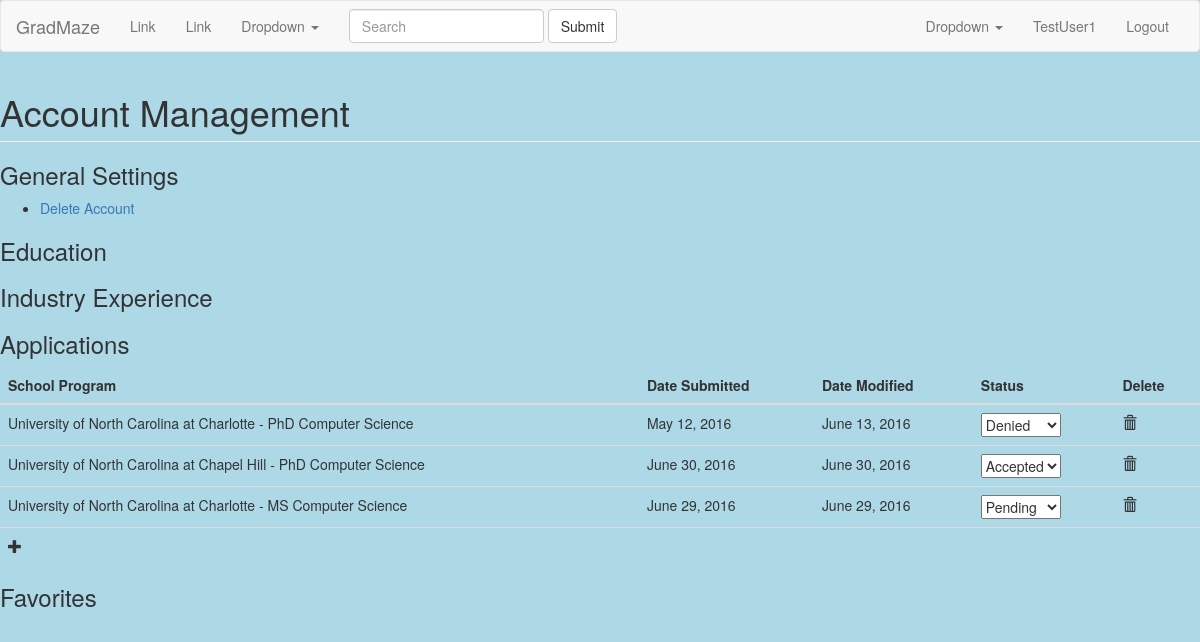
Screenshot of /GradMaze/accounts/manage/ (signed in) with the database file from the repository.
### main/models.py (models this page shows, shortened)
class Application(models.Model):
    student = models.ForeignKey(Student)
    date_submitted = models.DateField()
    date_updated = models.DateField()
    school_program = models.ForeignKey(SchoolProgram)
    STATUSCHOICES = (
        ('Pending', 'Pending'),
        ('Accepted', 'Accepted'),
        ('Denied', 'Denied'),
    )
    status = models.CharField(max_length=50, choices=STATUSCHOICES)

class SchoolProgram(models.Model):
    school = models.ForeignKey(School)
    program = models.ForeignKey(Program)
    def __str__(self):
        return str(self.school) + " - " + str(self.program)

class School(models.Model):
    name = models.CharField(max_length=50)
    abbr = models.CharField(max_length=5, null=True)
    def __str__(self):
        return str(self.name)

class Program(models.Model):
    name = models.CharField(max_length=50)
    level = models.CharField(max_length=50)  # Masters/PhD/PSM
    def __str__(self):
        return str(self.level) + " " + str(self.name)

### main/views.py (the view, shortened to what this page needs)
class AccountManageView(View):
    template_name = "account_manage.html"
    def get(self, request, *args, **kwargs):
        apps_form = ApplicationForm()
        applications = Application.objects.filter(student__id=request.user.id)
        return render(request, self.template_name, {'apps': applications,'apps_form': apps_form})

### main/forms.py
class ApplicationForm(forms.Form):
    school_program = forms.ModelChoiceField(queryset=SchoolProgram.objects.all().order_by('school'))
    date_submitted = forms.DateField(widget=forms.TextInput(attrs={'class':'datepicker'}))
    date_updated = forms.DateField(widget=forms.TextInput(attrs={'class':'datepicker'}))
    status = forms.ChoiceField(choices=Application.STATUSCHOICES)

### templates/account_manage.html (shortened to what this page needs)
{% extends "base.html" %}
{% load staticfiles %}
{% block styles %}
    <link href="{% static 'css/jquery-ui.min.css' %}" rel="stylesheet">
{% endblock %}
{% block content %}
    <h1 class="page-header">Account Management</h1>
    <h3>General Settings</h3>
    <ul>
        <li><a href="#" id="opener">Delete Account</a></li>
    </ul>
    <h3>Education</h3>
    <h3>Industry Experience</h3>
    <h3>Applications</h3>
    <table class="table" id="app-table">
        <thead>
            <th>School Program</th>
            <th>Date Submitted</th>
            <th>Date Modified</th>
            <th>Status</th>
            <th>Delete</th>
        </thead>
        {% for application in apps %}
            <tr id="app-{{application.id}}">
                <td>{{application.school_program}}</td>
                <td>{{application.date_submitted}}</td>
                <td>{{application.date_updated}}</td>
                <td>
                    <select class="modify-app">
                        <option {% if application.status == "Pending" %}selected="selected"{% endif %}>Pending</option>
                        <option {% if application.status == "Accepted" %}selected="selected"{% endif %}>Accepted</option>
                        <option {% if application.status == "Denied" %}selected="selected"{% endif %}>Denied</option>
                    </select>
                </td>
                <td><span class="glyphicon glyphicon-trash remove-app"></span></td>
            </tr>
        {% endfor %}
        <tr>
            <td><span class="glyphicon glyphicon-plus" id="add-app"></span></td>
            <td></td>
            <td></td>
            <td></td>
            <td></td>
        </tr>
    </table>
    <h3>Favorites</h3>
{%  endblock %}

### templates/base.html (shortened to what this page needs)
{% load staticfiles %}
<!DOCTYPE html>
<html>
<head>
    <link href="{% static 'css/bootstrap.min.css' %}" rel="stylesheet">
    <link href="{% static 'css/base.css' %}" rel="stylesheet">
    {% block styles %}{% endblock %}
</head>
<body>
    <nav class="navbar navbar-default">
        <div class="container-fluid">
            <div class="navbar-header">
                <a class="navbar-brand" href="{% url 'index' %}">GradMaze</a>
            </div>
            <div class="collapse navbar-collapse" id="bs-example-navbar-collapse-1">
                <ul class="nav navbar-nav">
                    <li class=""><a href="#">Link <span class="sr-only">(current)</span></a></li>
                    <li><a href="#">Link</a></li>
                    <li class="dropdown">
                        <a href="#" class="dropdown-toggle" data-toggle="dropdown" role="button" aria-haspopup="true" aria-expanded="false">Dropdown <span class="caret"></span></a>
                    </li>
                </ul>
                <form class="navbar-form navbar-left" role="search">
                    <div class="form-group">
                        <input type="text" class="form-control" placeholder="Search">
                    </div>
                    <button type="submit" class="btn btn-default">Submit</button>
                </form>
                <ul class="nav navbar-nav navbar-right">
                    <li class="dropdown">
                        <a href="#" class="dropdown-toggle" data-toggle="dropdown" role="button" aria-haspopup="true" aria-expanded="false">Dropdown <span class="caret"></span></a>
                    </li>
                    {% if user.is_authenticated %}
                        <li><a href="{% url 'manage' %}">{{ user.get_username }}</a></li>
                        <li><a href="{% url 'logout' %}">Logout</a></li>
                    {% else %}
                        <li><a href="{% url 'login' %}">Login</a></li>
                        <li><a href="{% url 'register' %}">Register</a></li>
                    {% endif %}
                </ul>
            </div>
        </div>
    </nav>
    {% block content %}{% endblock %}
</body>
</html>

### static/css/base.css (style rules this page uses)
html body { background-color: lightblue; }

### rows the page displays
Application: school_program "University of North Carolina at Charlotte - PhD Computer Science", date_submitted "May 12, 2016", date_updated "June 13, 2016", status "Denied"
Application: school_program "University of North Carolina at Chapel Hill - PhD Computer Science", date_submitted "June 30, 2016", date_updated "June 30, 2016", status "Accepted"
Application: school_program "University of North Carolina at Charlotte - MS Computer Science", date_submitted "June 29, 2016", date_updated "June 29, 2016", status "Pending"

### other values shown
{{ user.get_username }} "TestUser1"
